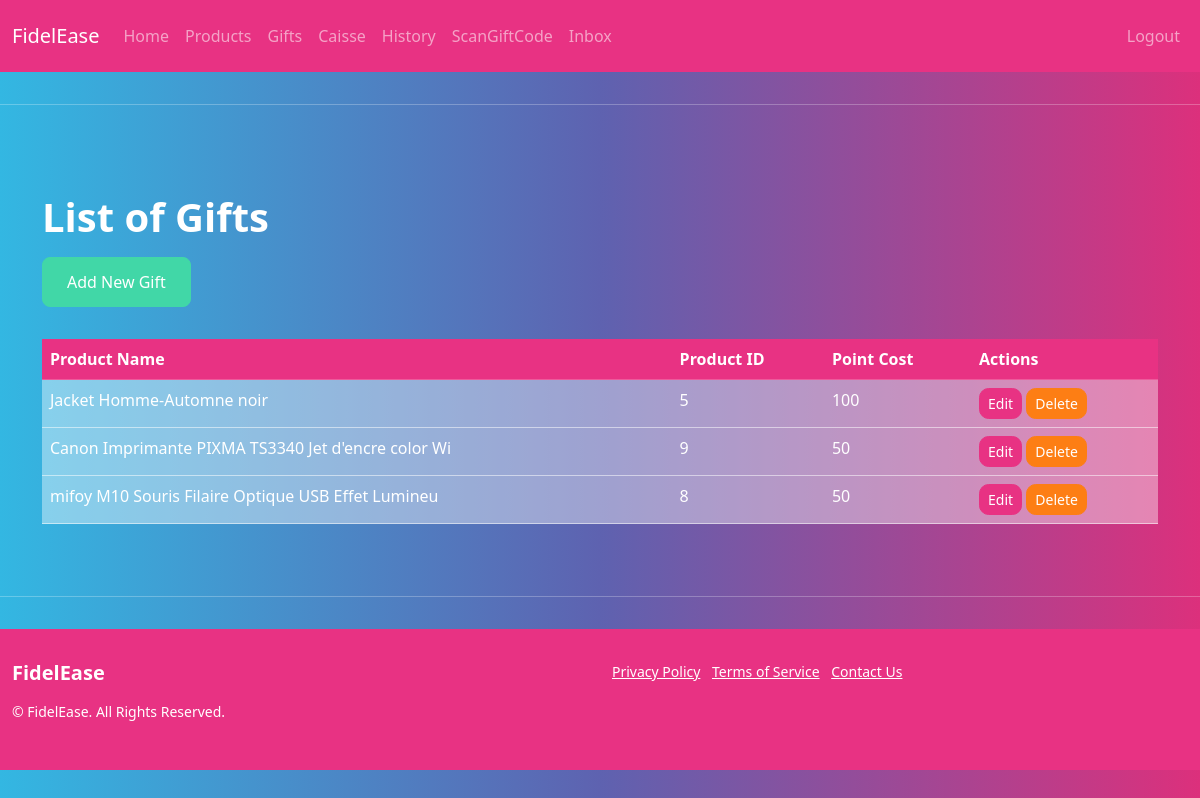
Screenshot of /caisseApp/gifts/ (signed in) with the database file from the repository.
### caisseApp/models.py (models this page shows)
class Gift(models.Model):
    productId = models.ForeignKey("Product", on_delete=models.CASCADE)
    pointCost = models.IntegerField(max_length=50)

class Product(models.Model):
    name = models.CharField(max_length=50)
    price = models.FloatField(max_length=50)
    description = models.TextField(max_length=200)
    category = models.ForeignKey("Category", on_delete=models.CASCADE)
    image=models.ImageField()

### caisseApp/views.py (the view)
# urls.py: path('gifts/', views.gifts,name='gifts'),
@login_required(login_url='login')
def gifts(request):
    gifts = Gift.objects.all()
    return render(request, 'gifts.html', {'gifts': gifts})

### caisseApp/templates/gifts.html
{% extends 'base.html' %} {% block content %}
<div class="container mt-4">
	<h1>List of Gifts</h1>
	<a href="{% url 'addGift' %}" class="btn btn-success mb-3">Add New Gift</a>
	<table class="table table-hover">
		<thead>
			<tr class="table-primary">
				<th>Product Name</th>
				<th>Product ID</th>
				<th>Point Cost</th>
				<th>Actions</th>
			</tr>
		</thead>
		<tbody>
			{% for gift in gifts %}
			<tr class="table-secondary">
				<td>{{ gift.productId.name }}</td>
				<td>{{ gift.productId.id }}</td>
				<td>{{ gift.pointCost }}</td>
				<td>
					<a href="{% url 'editGift' gift.id %}" class="btn btn-primary btn-sm">Edit</a>
					<a href="{% url 'deleteGift' gift.id %}" class="btn btn-danger btn-sm">Delete</a>
				</td>
			</tr>
			{% empty %}
			<tr>
				<td colspan="4">No gifts available.</td>
			</tr>
			{% endfor %}
		</tbody>
	</table>
</div>
{% endblock %}

### rows the page displays
Gift: productId.name "Jacket Homme-Automne noir", productId.id "5", pointCost "100"
Gift: productId.name "Canon Imprimante PIXMA TS3340 Jet d'encre color Wi", productId.id "9", pointCost "50"
Gift: productId.name "mifoy M10 Souris Filaire Optique USB Effet Lumineu", productId.id "8", pointCost "50"
